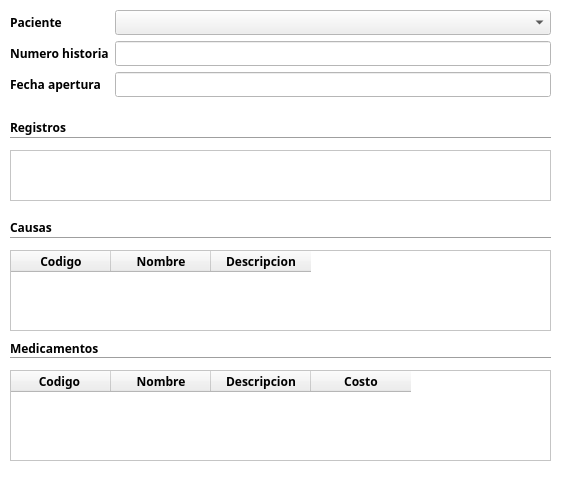
<?xml version="1.0" encoding="UTF-8"?>
<ui version="4.0">
 <class>WidgetHistoriaClinica</class>
 <widget class="QWidget" name="WidgetHistoriaClinica">
  <property name="geometry">
   <rect>
    <x>0</x>
    <y>0</y>
    <width>571</width>
    <height>481</height>
   </rect>
  </property>
  <property name="palette">
   <palette>
    <active>
     <colorrole role="Base">
      <brush brushstyle="SolidPattern">
       <color alpha="255">
        <red>255</red>
        <green>255</green>
        <blue>255</blue>
       </color>
      </brush>
     </colorrole>
     <colorrole role="Window">
      <brush brushstyle="SolidPattern">
       <color alpha="255">
        <red>255</red>
        <green>255</green>
        <blue>255</blue>
       </color>
      </brush>
     </colorrole>
    </active>
    <inactive>
     <colorrole role="Base">
      <brush brushstyle="SolidPattern">
       <color alpha="255">
        <red>255</red>
        <green>255</green>
        <blue>255</blue>
       </color>
      </brush>
     </colorrole>
     <colorrole role="Window">
      <brush brushstyle="SolidPattern">
       <color alpha="255">
        <red>255</red>
        <green>255</green>
        <blue>255</blue>
       </color>
      </brush>
     </colorrole>
    </inactive>
    <disabled>
     <colorrole role="Base">
      <brush brushstyle="SolidPattern">
       <color alpha="255">
        <red>255</red>
        <green>255</green>
        <blue>255</blue>
       </color>
      </brush>
     </colorrole>
     <colorrole role="Window">
      <brush brushstyle="SolidPattern">
       <color alpha="255">
        <red>255</red>
        <green>255</green>
        <blue>255</blue>
       </color>
      </brush>
     </colorrole>
    </disabled>
   </palette>
  </property>
  <property name="font">
   <font>
    <family>Ubuntu Condensed</family>
    <weight>75</weight>
    <bold>true</bold>
   </font>
  </property>
  <property name="cursor">
   <cursorShape>PointingHandCursor</cursorShape>
  </property>
  <property name="windowTitle">
   <string>Form</string>
  </property>
  <property name="autoFillBackground">
   <bool>true</bool>
  </property>
  <widget class="QWidget" name="layoutWidget">
   <property name="geometry">
    <rect>
     <x>10</x>
     <y>10</y>
     <width>541</width>
     <height>95</height>
    </rect>
   </property>
   <layout class="QFormLayout" name="formLayout">
    <item row="0" column="0">
     <widget class="QLabel" name="labelPaciente">
      <property name="text">
       <string>Paciente</string>
      </property>
     </widget>
    </item>
    <item row="0" column="1">
     <widget class="QComboBox" name="comboBoxPaciente">
      <property name="font">
       <font>
        <weight>50</weight>
        <bold>false</bold>
       </font>
      </property>
     </widget>
    </item>
    <item row="1" column="0">
     <widget class="QLabel" name="labelNumeroHistoria">
      <property name="text">
       <string>Numero historia</string>
      </property>
     </widget>
    </item>
    <item row="1" column="1">
     <widget class="QLineEdit" name="lineEditNumeroHistoria">
      <property name="font">
       <font>
        <weight>50</weight>
        <bold>false</bold>
       </font>
      </property>
      <property name="readOnly">
       <bool>true</bool>
      </property>
     </widget>
    </item>
    <item row="2" column="0">
     <widget class="QLabel" name="labelFechaApertura">
      <property name="text">
       <string>Fecha apertura </string>
      </property>
     </widget>
    </item>
    <item row="2" column="1">
     <widget class="QLineEdit" name="lineEditFechaApertura">
      <property name="font">
       <font>
        <weight>50</weight>
        <bold>false</bold>
       </font>
      </property>
      <property name="readOnly">
       <bool>true</bool>
      </property>
     </widget>
    </item>
   </layout>
  </widget>
  <widget class="Line" name="lineRegistros">
   <property name="geometry">
    <rect>
     <x>10</x>
     <y>130</y>
     <width>541</width>
     <height>16</height>
    </rect>
   </property>
   <property name="orientation">
    <enum>Qt::Horizontal</enum>
   </property>
  </widget>
  <widget class="QLabel" name="labelRegistros">
   <property name="geometry">
    <rect>
     <x>10</x>
     <y>120</y>
     <width>58</width>
     <height>15</height>
    </rect>
   </property>
   <property name="text">
    <string>Registros</string>
   </property>
  </widget>
  <widget class="QListWidget" name="listWidgetRegistros">
   <property name="geometry">
    <rect>
     <x>10</x>
     <y>150</y>
     <width>541</width>
     <height>51</height>
    </rect>
   </property>
   <property name="font">
    <font>
     <weight>50</weight>
     <bold>false</bold>
    </font>
   </property>
  </widget>
  <widget class="QLabel" name="labelCausas">
   <property name="geometry">
    <rect>
     <x>10</x>
     <y>220</y>
     <width>58</width>
     <height>15</height>
    </rect>
   </property>
   <property name="text">
    <string>Causas</string>
   </property>
  </widget>
  <widget class="Line" name="lineCausas">
   <property name="geometry">
    <rect>
     <x>10</x>
     <y>230</y>
     <width>541</width>
     <height>16</height>
    </rect>
   </property>
   <property name="orientation">
    <enum>Qt::Horizontal</enum>
   </property>
  </widget>
  <widget class="Line" name="lineMedicamentos">
   <property name="geometry">
    <rect>
     <x>10</x>
     <y>350</y>
     <width>541</width>
     <height>16</height>
    </rect>
   </property>
   <property name="orientation">
    <enum>Qt::Horizontal</enum>
   </property>
  </widget>
  <widget class="QLabel" name="labelMedicamentos">
   <property name="geometry">
    <rect>
     <x>10</x>
     <y>340</y>
     <width>91</width>
     <height>16</height>
    </rect>
   </property>
   <property name="text">
    <string>Medicamentos</string>
   </property>
  </widget>
  <widget class="QTableWidget" name="tableCausas">
   <property name="geometry">
    <rect>
     <x>10</x>
     <y>250</y>
     <width>541</width>
     <height>81</height>
    </rect>
   </property>
   <property name="font">
    <font>
     <weight>50</weight>
     <bold>false</bold>
    </font>
   </property>
   <attribute name="horizontalHeaderMinimumSectionSize">
    <number>21</number>
   </attribute>
   <column>
    <property name="text">
     <string>Codigo</string>
    </property>
    <property name="font">
     <font>
      <family>Ubuntu Condensed</family>
      <weight>75</weight>
      <bold>true</bold>
     </font>
    </property>
   </column>
   <column>
    <property name="text">
     <string>Nombre</string>
    </property>
    <property name="font">
     <font>
      <family>Ubuntu Condensed</family>
      <weight>75</weight>
      <bold>true</bold>
     </font>
    </property>
   </column>
   <column>
    <property name="text">
     <string>Descripcion</string>
    </property>
    <property name="font">
     <font>
      <family>Ubuntu Condensed</family>
      <weight>75</weight>
      <bold>true</bold>
     </font>
    </property>
   </column>
  </widget>
  <widget class="QTableWidget" name="tableWidgetMedicamnetos">
   <property name="geometry">
    <rect>
     <x>10</x>
     <y>370</y>
     <width>541</width>
     <height>91</height>
    </rect>
   </property>
   <property name="font">
    <font>
     <weight>50</weight>
     <bold>false</bold>
    </font>
   </property>
   <column>
    <property name="text">
     <string>Codigo </string>
    </property>
    <property name="font">
     <font>
      <family>Ubuntu Condensed</family>
      <weight>75</weight>
      <bold>true</bold>
     </font>
    </property>
   </column>
   <column>
    <property name="text">
     <string>Nombre</string>
    </property>
    <property name="font">
     <font>
      <family>Ubuntu Condensed</family>
      <weight>75</weight>
      <bold>true</bold>
     </font>
    </property>
   </column>
   <column>
    <property name="text">
     <string>Descripcion</string>
    </property>
    <property name="font">
     <font>
      <family>Ubuntu Condensed</family>
      <weight>75</weight>
      <bold>true</bold>
     </font>
    </property>
   </column>
   <column>
    <property name="text">
     <string>Costo</string>
    </property>
    <property name="font">
     <font>
      <family>Ubuntu Condensed</family>
      <weight>75</weight>
      <bold>true</bold>
     </font>
    </property>
   </column>
  </widget>
 </widget>
 <resources/>
 <connections/>
</ui>
